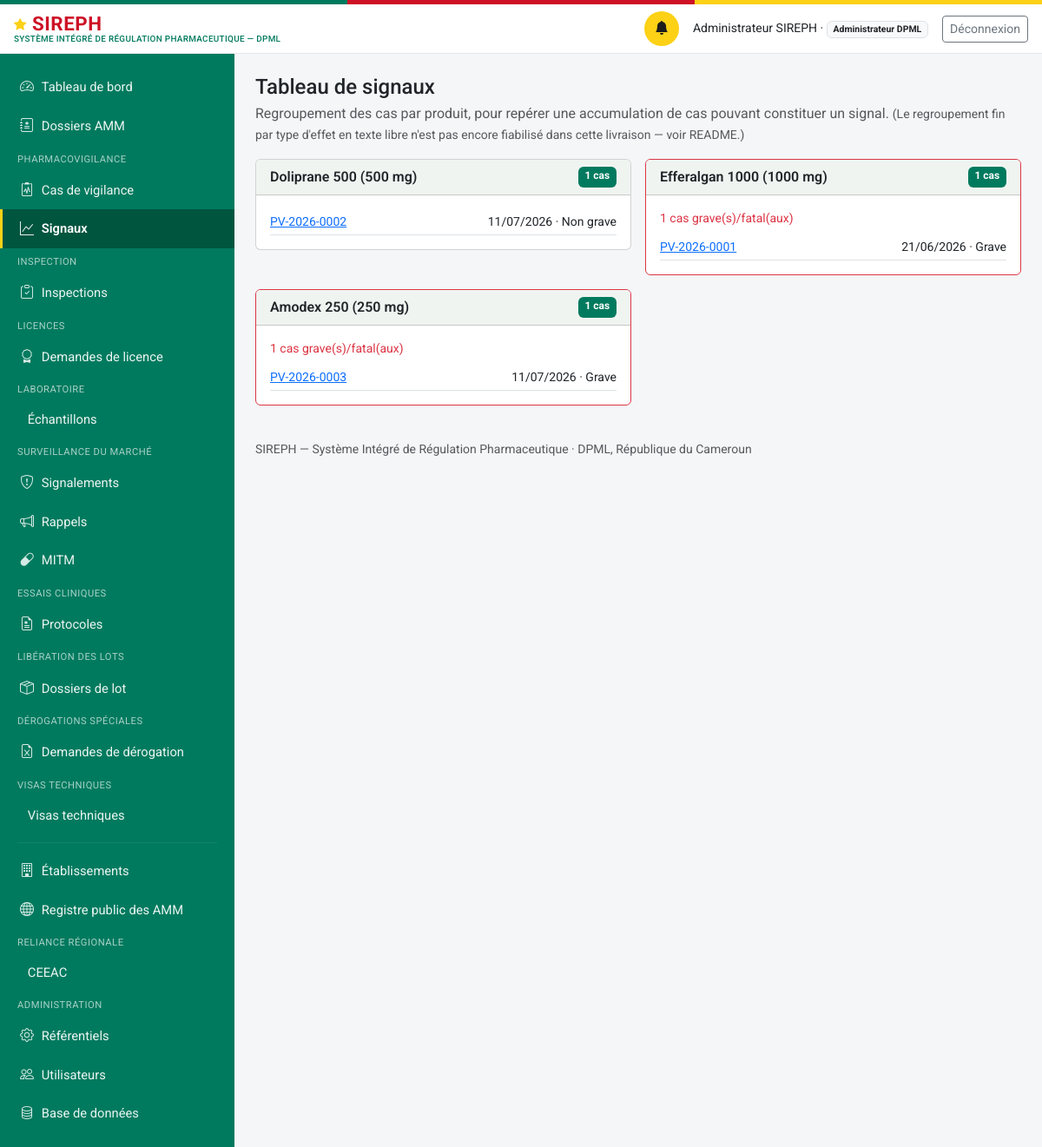
Page /vigilance/signaux (signed in) on the committed database.
### models.py (models this page shows, shortened)
class Personne(db.Model):
    id = db.Column(db.Integer, primary_key=True)
    nom_complet = db.Column(db.String(200), nullable=False)
    email = db.Column(db.String(150), unique=True, nullable=False)  # identifiant de connexion
    password_hash = db.Column(db.String(255), nullable=False)
    role_systeme = db.Column(db.String(50), nullable=False)
    etablissement_rattachement_id = db.Column(db.Integer, db.ForeignKey("etablissement.id"), nullable=True)
    contact = db.Column(db.String(200))
    statut_compte = db.Column(db.String(20), nullable=False, default="actif")
    date_creation = db.Column(db.DateTime, default=datetime.utcnow)
    etablissement = db.relationship("Etablissement", foreign_keys=[etablissement_rattachement_id])
    @property
    def role_label(self):
        from permissions import ROLES
        return ROLES.get(self.role_systeme, self.role_systeme)
    @property
    def est_externe(self):
        from permissions import est_externe
        return est_externe(self.role_systeme)

class Produit(db.Model):
    id = db.Column(db.Integer, primary_key=True)
    denomination_commune_internationale = db.Column(db.String(300), nullable=False, default="")
    nom_commercial = db.Column(db.String(300), nullable=False, default="")
    forme_pharmaceutique = db.Column(db.String(150), nullable=False, default="")
    dosage = db.Column(db.String(150))
    categorie = db.Column(db.String(30), nullable=False, default="medicament")
    fabricant_id = db.Column(db.Integer, db.ForeignKey("etablissement.id"), nullable=True)
    titulaire_amm_id = db.Column(db.Integer, db.ForeignKey("etablissement.id"), nullable=True)
    pays_origine = db.Column(db.String(150))
    statut_amm_courant = db.Column(db.String(20), nullable=False, default="aucune")
    date_creation = db.Column(db.DateTime, default=datetime.utcnow)
    est_mitm = db.Column(db.Boolean, nullable=False, default=False)
    disponibilite_declaree = db.Column(db.String(20), nullable=True)  # disponible | rupture
    composition_integrale = db.Column(db.Text, nullable=True)
    classe_therapeutique = db.Column(db.String(300), nullable=True)
    indications_therapeutiques = db.Column(db.Text, nullable=True)
    voie_administration = db.Column(db.String(150), nullable=True)
    duree_stabilite = db.Column(db.String(100), nullable=True)
    prix_grossiste_ht = db.Column(db.Integer, nullable=True)  # XAF, hors taxe
    fabricant = db.relationship("Etablissement", foreign_keys=[fabricant_id])
    titulaire_amm = db.relationship("Etablissement", foreign_keys=[titulaire_amm_id])
    dossiers = db.relationship("DossierAMM", backref="produit", lazy="dynamic",
                                foreign_keys="DossierAMM.produit_id")
    @property
    def libelle(self):
        base = self.nom_commercial or self.denomination_commune_internationale or f"Produit #{self.id}"
        if self.dosage:
            return f"{base} ({self.dosage})"
        return base

class NotificationVigilance(db.Model):
    id = db.Column(db.Integer, primary_key=True)
    numero = db.Column(db.String(30), unique=True, nullable=False)  # PV-{annee}-{seq4}, attribué à la réception
    produit_id = db.Column(db.Integer, db.ForeignKey("produit.id"), nullable=True)  # produit parfois inconnu
    lot_id = db.Column(db.Integer, db.ForeignKey("lot.id"), nullable=True)
    patient_age = db.Column(db.Integer, nullable=True)
    patient_sexe = db.Column(db.String(10), nullable=True)  # M | F | inconnu
    description_effet = db.Column(db.Text, nullable=False)
    gravite = db.Column(db.String(20), nullable=False)  # non_grave | grave | fatal
    source = db.Column(db.String(30), nullable=False)  # professionnel_sante | patient | industriel | litterature
    notificateur_nom = db.Column(db.String(200), nullable=True)
    notificateur_contact = db.Column(db.String(200), nullable=True)
    statut = db.Column(db.String(20), nullable=False, default="recue")
    evaluation_causalite = db.Column(db.Text, nullable=True)
    type_mesure = db.Column(db.String(50), nullable=True)  # information|restriction|retrait, si mesure décidée
    motif_decision = db.Column(db.Text, nullable=True)  # motif de clôture sans mesure, ou de rejet de signal
    reference_e2b = db.Column(db.String(100), nullable=True)  # référence VigiFlow après transmission
    date_transmission_e2b = db.Column(db.DateTime, nullable=True)
    date_notification = db.Column(db.DateTime, default=datetime.utcnow)
    date_maj = db.Column(db.DateTime, default=datetime.utcnow, onupdate=datetime.utcnow)
    produit = db.relationship("Produit", foreign_keys=[produit_id])
    lot = db.relationship("Lot", foreign_keys=[lot_id])
    @property
    def gravite_label(self):
        return {"non_grave": "Non grave", "grave": "Grave", "fatal": "Fatal"}.get(self.gravite, self.gravite)

### routes_vl.py (the view)
@vl_bp.route("/signaux")
@login_required
@roles_required(*ROLES_VL)
def signaux():
    produits_avec_cas = db.session.query(NotificationVigilance.produit_id, db.func.count(NotificationVigilance.id)) \
        .filter(NotificationVigilance.produit_id.isnot(None)) \
        .group_by(NotificationVigilance.produit_id).having(db.func.count(NotificationVigilance.id) >= 1).all()
    groupes = []
    for produit_id, total in produits_avec_cas:
        produit = Produit.query.get(produit_id)
        cas_produit = NotificationVigilance.query.filter_by(produit_id=produit_id) \
            .order_by(NotificationVigilance.date_notification.desc()).all()
        groupes.append({"produit": produit, "total": total, "cas": cas_produit,
                         "graves": sum(1 for c in cas_produit if c.gravite in ("grave", "fatal"))})
    groupes.sort(key=lambda g: g["total"], reverse=True)
    return render_template("vigilance/signaux.html", groupes=groupes)

### templates/vigilance/signaux.html (shortened to what this page needs)
{% extends "base.html" %}
{% block content %}
<h4 class="mb-1">Tableau de signaux</h4>
<p class="text-muted">Regroupement des cas par produit, pour repérer une accumulation de cas pouvant constituer
  un signal. <span class="small">(Le regroupement fin par type d'effet en texte libre n'est pas encore fiabilisé
  dans cette livraison — voir README.)</span></p>
<div class="row g-3">
  {% for g in groupes %}
  <div class="col-md-6">
    <div class="card {{ 'border-danger' if g.graves else '' }}">
      <div class="card-header d-flex justify-content-between">
        <span>{{ g.produit.libelle if g.produit else "Produit inconnu" }}</span>
        <span class="badge bg-primary">{{ g.total }} cas</span>
      </div>
      <div class="card-body">
        {% if g.graves %}<div class="small text-danger mb-2">{{ g.graves }} cas grave(s)/fatal(aux)</div>{% endif %}
        {% for cas in g.cas[:5] %}
        <div class="d-flex justify-content-between small border-bottom py-1">
          <a href="{{ url_for('vl.fiche', id=cas.id) }}">{{ cas.numero }}</a>
          <span>{{ cas.date_notification.strftime('%d/%m/%Y') }} · {{ cas.gravite_label }}</span>
        </div>
        {% endfor %}
      </div>
    </div>
  </div>
  {% else %}
  <p class="text-muted">Aucun cas rattaché à un produit identifié pour le moment.</p>
  {% endfor %}
</div>
{% endblock %}

### templates/base.html (shortened to what this page needs)
<!doctype html>
<html lang="fr">
<head>
<link href="https://cdn.jsdelivr.net/npm/bootstrap@5.3.3/dist/css/bootstrap.min.css" rel="stylesheet">
<link href="https://cdn.jsdelivr.net/npm/bootstrap-icons@1.11.3/font/bootstrap-icons.css" rel="stylesheet">
<link href="{{ url_for('static', filename='css/style.css') }}" rel="stylesheet">
</head>
<body>
<div class="sireph-flagbar" aria-hidden="true"><span></span><span></span><span></span></div>
<header class="sireph-topbar">
  <div class="container-fluid px-3 py-2 d-flex align-items-center justify-content-between">
    <div class="d-flex align-items-center gap-2">
      <a class="sireph-brand" href="{{ current_user and url_for('dashboard') or url_for('login') }}">
        <i class="bi bi-star-fill"></i> SIREPH
        <small>Système Intégré de Régulation Pharmaceutique — DPML</small>
      </a>
    </div>
    {% if current_user %}
    <div class="d-flex align-items-center gap-3">
      <a href="{{ url_for('notifications_liste') }}" class="sireph-icon-btn" title="Notifications" aria-label="Notifications">
        <i class="bi bi-bell-fill"></i>
      </a>
      <span class="small d-none d-md-inline">{{ current_user.nom_complet }} ·
        <span class="badge bg-light text-dark border">{{ current_user.role_label }}</span></span>
      <a href="{{ url_for('logout') }}" class="btn btn-sm btn-outline-secondary">Déconnexion</a>
    </div>
    {% endif %}
  </div>
</header>
<div class="sireph-layout">
  {% if current_user %}
  <nav id="sireph-sidebar" class="offcanvas-lg offcanvas-start sireph-sidebar" tabindex="-1"
       aria-label="Navigation principale">
    <div class="offcanvas-body d-flex flex-column p-0">
      <ul class="nav nav-pills flex-column">
        <li class="nav-item">
          <a class="nav-link {{ 'active' if request.path == '/' }}" href="{{ url_for('dashboard') }}">
            <i class="bi bi-speedometer2"></i> Tableau de bord</a>
        </li>
        {% if current_user.role_systeme != "demandeur_externe" or demandeur_a_amm %}
        <li class="nav-item">
          <a class="nav-link {{ 'active' if '/dossiers' in request.path }}" href="{{ url_for('dossiers_registre') }}">
            <i class="bi bi-journal-medical"></i> Dossiers AMM</a>
        </li>
        {% endif %}
        {% if current_user.role_systeme in ("administrateur_dpml", "agent_vigilance", "directeur_dpml") %}
        <div class="sireph-sidebar-section">Pharmacovigilance</div>
        <li class="nav-item">
          <a class="nav-link {{ 'active' if request.path == url_for('vl.registre') }}" href="{{ url_for('vl.registre') }}">
            <i class="bi bi-clipboard2-pulse"></i> Cas de vigilance</a>
        </li>
        <li class="nav-item">
          <a class="nav-link {{ 'active' if request.path == url_for('vl.signaux') }}" href="{{ url_for('vl.signaux') }}">
            <i class="bi bi-graph-up"></i> Signaux</a>
        </li>
        {% endif %}
        {% if current_user.role_systeme in ("administrateur_dpml", "inspecteur_igspl", "directeur_dpml") or current_user.role_systeme == "inspecteur_igspl" %}
        <div class="sireph-sidebar-section">Inspection</div>
        {% if current_user.role_systeme in ("administrateur_dpml", "inspecteur_igspl", "directeur_dpml") %}
        <li class="nav-item">
          <a class="nav-link {{ 'active' if request.path == url_for('ri.registre') }}" href="{{ url_for('ri.registre') }}">
            <i class="bi bi-clipboard-check"></i> Inspections</a>
        </li>
        {% endif %}
        {% endif %}
        {% if current_user.role_systeme in ("administrateur_dpml", "agent_licences", "directeur_dpml") or (current_user.role_systeme == "demandeur_externe" and demandeur_a_licences) %}
        <div class="sireph-sidebar-section">Licences</div>
        <li class="nav-item">
          <a class="nav-link {{ 'active' if request.path == url_for('li.registre') }}" href="{{ url_for('li.registre') }}">
            <i class="bi bi-award"></i> Demandes de licence</a>
        </li>
        {% endif %}
        {% if current_user.role_systeme in ("administrateur_dpml", "agent_laboratoire", "responsable_qualite_labo") %}
        <div class="sireph-sidebar-section">Laboratoire</div>
        <li class="nav-item">
          <a class="nav-link {{ 'active' if request.path == url_for('lt.registre') }}" href="{{ url_for('lt.registre') }}">
             Échantillons</a>
        </li>
        {% endif %}
        {% if current_user.role_systeme != "demandeur_externe" %}
        <div class="sireph-sidebar-section">Surveillance du marché</div>
        {% if current_user.role_systeme in ("administrateur_dpml", "agent_surveillance_marche", "directeur_dpml") %}
        <li class="nav-item">
          <a class="nav-link {{ 'active' if request.path == url_for('mc.registre') }}" href="{{ url_for('mc.registre') }}">
            <i class="bi bi-shield-exclamation"></i> Signalements</a>
        </li>
        {% endif %}
        <li class="nav-item">
          <a class="nav-link {{ 'active' if request.path == url_for('mc.rappels_public') }}" href="{{ url_for('mc.rappels_public') }}">
            <i class="bi bi-megaphone"></i> Rappels</a>
        </li>
        <li class="nav-item">
          <a class="nav-link {{ 'active' if request.path == url_for('mc.mitm') }}" href="{{ url_for('mc.mitm') }}">
            <i class="bi bi-capsule"></i> MITM</a>
        </li>
        {% endif %}
        {% if current_user.role_systeme in ("administrateur_dpml", "agent_dros", "directeur_dpml") or (current_user.role_systeme == "demandeur_externe" and demandeur_a_ct) %}
        <div class="sireph-sidebar-section">Essais cliniques</div>
        <li class="nav-item">
          <a class="nav-link {{ 'active' if request.path == url_for('ct.registre') }}" href="{{ url_for('ct.registre') }}">
            <i class="bi bi-file-earmark-medical"></i> Protocoles</a>
        </li>
        {% endif %}
        {% if current_user.role_systeme in ("administrateur_dpml", "agent_laboratoire", "responsable_qualite_labo", "directeur_dpml") %}
        <div class="sireph-sidebar-section">Libération des lots</div>
        <li class="nav-item">
          <a class="nav-link {{ 'active' if request.path == url_for('lr.registre') }}" href="{{ url_for('lr.registre') }}">
            <i class="bi bi-box-seam"></i> Dossiers de lot</a>
        </li>
        {% endif %}
        {% if current_user.role_systeme in ("administrateur_dpml", "directeur_dpml") or (current_user.role_systeme == "demandeur_externe" and demandeur_a_derogations) %}
        <div class="sireph-sidebar-section">Dérogations spéciales</div>
        <li class="nav-item">
          <a class="nav-link {{ 'active' if request.path == url_for('derogation.registre') }}" href="{{ url_for('derogation.registre') }}">
            <i class="bi bi-file-earmark-excel"></i> Demandes de dérogation</a>
        </li>
        {% endif %}
        {% if current_user.role_systeme in ("administrateur_dpml", "directeur_dpml") or (current_user.role_systeme == "demandeur_externe" and demandeur_a_visas) %}
        <div class="sireph-sidebar-section">Visas techniques</div>
        <li class="nav-item">
          <a class="nav-link {{ 'active' if request.path == url_for('visas.registre') }}" href="{{ url_for('visas.registre') }}">
             Visas techniques</a>
        </li>
        {% endif %}
        {% if current_user.role_systeme != "demandeur_externe" %}
        <hr>
        <li class="nav-item">
          <a class="nav-link {{ 'active' if request.path == url_for('ri.etablissements_registre') }}" href="{{ url_for('ri.etablissements_registre') }}">
            <i class="bi bi-building"></i> Établissements</a>
        </li>
        <li class="nav-item">
          <a class="nav-link {{ 'active' if request.path == url_for('registre_public') }}" href="{{ url_for('registre_public') }}">
            <i class="bi bi-globe"></i> Registre public des AMM</a>
        </li>
        {% endif %}
        {% if peut_reliance %}
        <div class="sireph-sidebar-section">Reliance régionale</div>
        <li class="nav-item">
          <a class="nav-link {{ 'active' if request.path.startswith('/reliance') }}"
             href="{{ url_for('reliance.tableau_bord') }}">
             CEEAC
          </a>
        </li>
        {% endif %}
        {% if current_user.role_systeme == "administrateur_dpml" %}
        <div class="sireph-sidebar-section">Administration</div>
        <li class="nav-item">
          <a class="nav-link {{ 'active' if request.path == url_for('admin_referentiels') }}" href="{{ url_for('admin_referentiels') }}">
            <i class="bi bi-gear"></i> Référentiels</a>
        </li>
        <li class="nav-item">
          <a class="nav-link {{ 'active' if request.path == url_for('admin_utilisateurs') }}" href="{{ url_for('admin_utilisateurs') }}">
            <i class="bi bi-people"></i> Utilisateurs</a>
        </li>
        <li class="nav-item">
          <a class="nav-link {{ 'active' if '/admin/base-donnees' in request.path }}" href="{{ url_for('admin_base_donnees') }}">
            <i class="bi bi-database"></i> Base de données</a>
        </li>
        {% endif %}
      </ul>
    </div>
  </nav>
  {% endif %}
  <main id="contenu-principal" class="sireph-content">
    {% block content %}{% endblock %}
    <footer class="text-muted small py-4 mt-3">
      SIREPH — Système Intégré de Régulation Pharmaceutique · DPML, République du Cameroun
    </footer>
  </main>
</div>
</body>
</html>

### rows in the picture
Personne: nom_complet "Administrateur SIREPH", role_label "Administrateur DPML"
Produit: produit "Doliprane 500 (500 mg)"
NotificationVigilance: numero "PV-2026-0002", date_notification "11/07/2026", gravite_label "Non grave"
Produit: produit "Efferalgan 1000 (1000 mg)"
NotificationVigilance: numero "PV-2026-0001", date_notification "21/06/2026", gravite_label "Grave"
Produit: produit "Amodex 250 (250 mg)"
NotificationVigilance: numero "PV-2026-0003", date_notification "11/07/2026", gravite_label "Grave"

### other values in the picture
{{ g.total }} "1" "1" "1"
{{ g.graves }} "1" "1"
